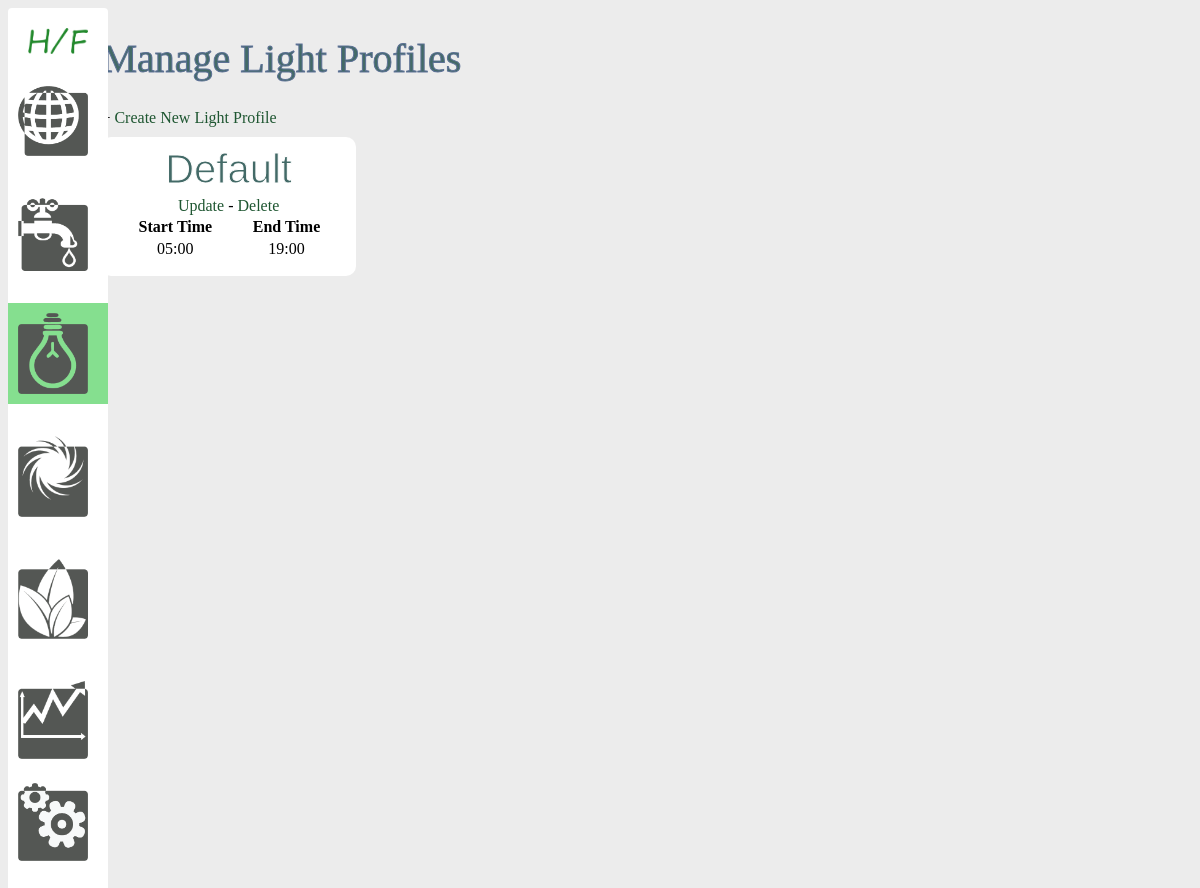
Page /light on the earlier database version.
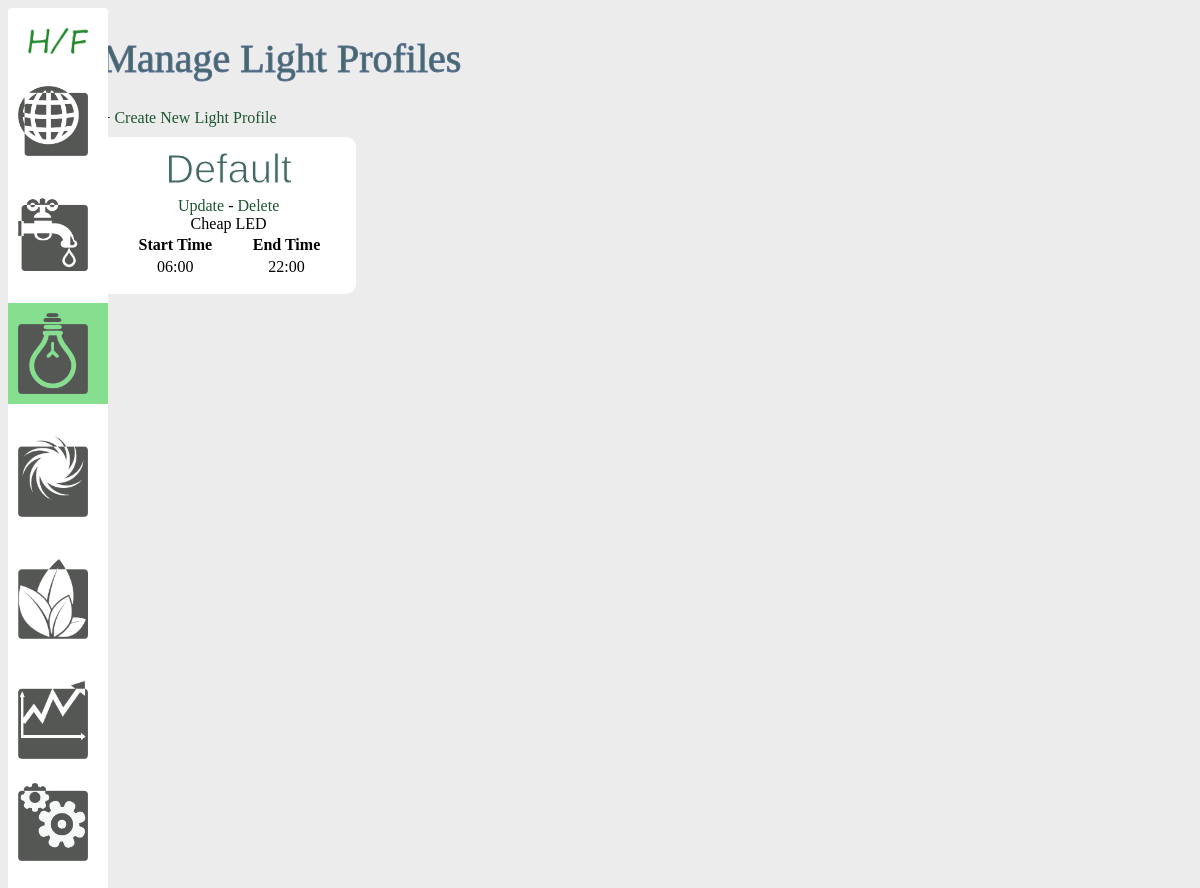
Same page on the later database version.
### models.py (models this page shows, shortened)
class Light(db.Model):
    id = db.Column(db.Integer, primary_key=True)
    name = db.Column(db.String(50), nullable=False)
    model = db.Column(db.String(50))
    start_time = db.Column(db.String(10))
    end_time = db.Column(db.String(10))
    enviros = db.relationship('Enviro', backref='light', lazy=True)

### views.py (the view)
@app.route('/light')
def list_light_profiles():
    lights = Light.query.all()
    return render_template('light/index_light.html', lights=lights)

### templates/light/index_light.html
{% extends 'layout.html' %}
{% block body %}
    <h1>Manage Light Profiles</h1>
    + <a href="/add_light">Create New Light Profile</a>
    <br />
    <div class = "container">
        {% for light in lights %}
            <div class = "light">
                <h2>{{ light.name }}</h2>
                <a href="/update_light/{{light.id}}">Update</a>
                -
                <a href="/delete_light/{{light.id}}">Delete</a>
                <br />
                {{ light.model }}
                <table width = "100%">
                    <tr>
                        <th>Start Time</th>
                        <th>End Time</th>
                    </tr>
                    <tr>
                        <td>{{ light.start_time }}</td>
                        <td>{{ light.end_time }}</td>
                    </tr>
                </table>
            </div>
        {% endfor %}
    </div>
{% endblock %}

Differences in the rows shown:
changed Light "Default": model (not shown) → "Cheap LED"; start_time "05:00" → "06:00"; end_time "19:00" → "22:00"
